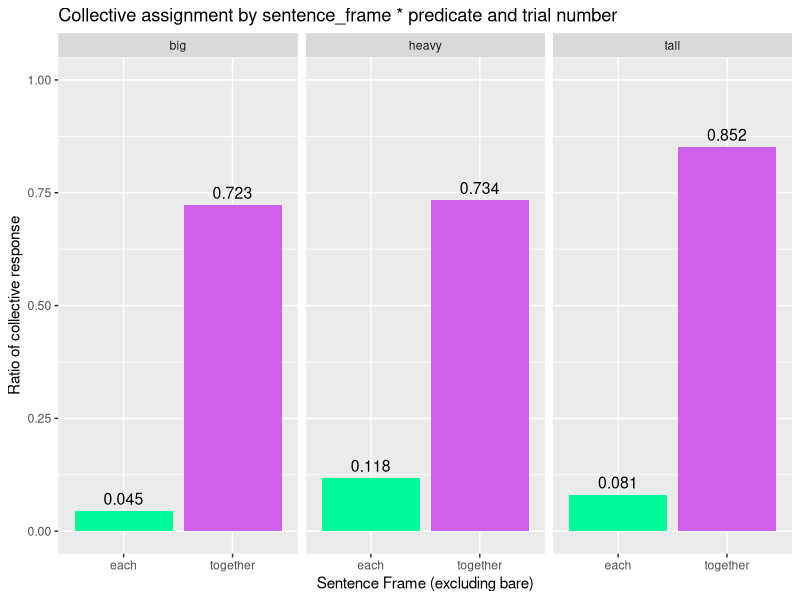

Write the R code that produced this figure. (Note: this script raises an error after producing the figure.)
## ---- chunk 1
knitr::opts_chunk$set(echo = TRUE)
## ---- chunk 2
library(tidyverse)
library(lme4)
library(lmerTest)
## ---- chunk 3
data <- read_csv("data/02_clean_data.csv")
## ---- chunk 4
xtabs( ~ data$scenario + data$submission_id) #between subject design warrants random intercepts for subject_id and scenario
data
## ---- chunk 5
data_model1 <- data %>% 
  filter(sentence_frame != "bare") %>% 
  mutate(
    response = ifelse(response == "collective", 1, 0)
  )
model1 <- lmer(
  formula =  response ~ sentence_frame * predicate + trial_number + (1| submission_id) + (1|scenario),
  data = data_model1
)
summary(model1)
t_m1 = as.vector(fixef(model1))
results_m1 <- tibble(
  each_big = t_m1[1] + t_m1[5],
  each_heavy = t_m1[1] + t_m1[5] + t_m1[3],
  each_tall = t_m1[1] + t_m1[5] + t_m1[4],
  together_big = t_m1[1] + t_m1[5] + t_m1[2],
  together_heavy = t_m1[1] + t_m1[5] + t_m1[2] + t_m1[3] + t_m1[6],
  together_tall = t_m1[1] + t_m1[5] + t_m1[2] + t_m1[4] + t_m1[7]
) %>% 
  pivot_longer(everything(), names_to = "parameters", values_to = "P_collective") %>% 
  mutate(
    sentence_frame = ifelse(parameters %in% c("each_big", "each_tall", "each_heavy"),"each","together"),
    predicate = ifelse(parameters %in% c("each_big", "together_big"),"big", ifelse(parameters %in% c("each_tall", "together_tall"),"tall","heavy"))
  ) %>% 
  select(sentence_frame,predicate, P_collective) %>% 
  mutate(
    P_distributive = 1 - P_collective
  )
results_m1
results_m1 %>% 
  ggplot(aes(x = sentence_frame, y = P_collective, fill = sentence_frame))+
  geom_col()+
  geom_text(aes(label = round(P_collective,3)), vjust=-0.5, color = "black", position = position_dodge(0.85), size = 4)+
  facet_wrap(~predicate)+
  scale_fill_manual(values=c("mediumspringgreen","mediumorchid2"))+
  theme(legend.position = "none")+
  ylim(0,1)+
  labs(
    title = "Collective assignment by sentence_frame * predicate and trial number",
    x = "Sentence Frame (excluding bare)",
    y = "Ratio of collective response"
  )
## ---- chunk 6
summary(model2)
## ---- chunk 7
data_model2 <- data %>% 
  filter(sentence_frame == "bare") %>% 
  mutate(
    response = ifelse(response == "collective", 1, 0)
  )

model2 <- lmer(
  formula =  response ~ scenario + predicate +trial_number + ( 1+trial_number | submission_id),
  data = data_model2
)

summary(model2)
t_m2 = as.vector(fixef(model2))
results_m2 <- tibble(
  inspect_big = t_m2[1] + t_m2[5],
  inspect_heavy = t_m2[1] + t_m2[5] + t_m2[3],
  inspect_tall =  t_m2[1] + t_m2[5] + t_m2[4],
  move_big = t_m2[1] + t_m2[5] + t_m2[2],
  move_heavy = t_m2[1] + t_m2[5] + t_m2[2] + t_m2[3],
  move_tall= t_m2[1] + t_m2[5] + t_m2[2]+ t_m2[4]
) %>%  pivot_longer(everything(), names_to = "parameters", values_to = "P_collective") %>% 
  mutate(
    scenario = ifelse(parameters %in% c("inspect_big", "inspect_tall", "inspect_heavy"),"inspect","move"),
    predicate = ifelse(parameters %in% c("inspect_big", "move_big"),"big", ifelse(parameters %in% c("inspect_tall", "move_tall"),"tall","heavy"))
  ) %>% 
  select(scenario,predicate, P_collective) %>% 
  mutate(
    P_distributive = 1 - P_collective
  )

results_m2 
results_m2 %>% 
  ggplot(aes(x = "bare", y = P_collective, fill = scenario))+
  geom_col(position = position_dodge(width = 0.85))+
  geom_text(aes(label = round(P_collective,3)), vjust=-0.5, color = "black", position = position_dodge(0.85), size = 4)+
  facet_wrap(~predicate)+
  ylim(0,1)+
  labs(
    title = "Effect of scenario on response in the bare sentence frame",
    subtitle = "Facetted by predicate",
    y = "Ratio of collective response",
    x = "sentence frame (excluding together/each)"
  )

## ---- chunk 8
data_m <- data %>%
  select(predicate,RT,sentence_frame) %>% 
  group_by(predicate,sentence_frame) %>% 
  summarise(
    m_RT = mean(RT)
  )

data %>% 
  ggplot(aes(x = RT, y = sentence_frame, color = predicate))+
  geom_point(aes(shape = predicate), position = position_dodge(0.8))+
  geom_point(data = data_m, mapping = aes(x = m_RT, shape = predicate),position = position_dodge(0.8), size = 5)+
  facet_wrap(~scenario)
## ---- chunk 9
data_raw = read_csv("data/01_raw_data.csv")
data_o <- data_raw %>% distinct(submission_id, .keep_all = T) %>%
select(age,comments, education, languages) 
data_o %>% 
  ggplot(aes(x = age))+ 
  geom_density()
data_o %>% na.omit(education) %>% 
  ggplot(aes(x = education, fill = education))+ 
  geom_bar()
data_o %>% na.omit(languages) %>% 
  ggplot(aes(x = tolower(languages), fill = tolower(languages)))+
  geom_bar()
